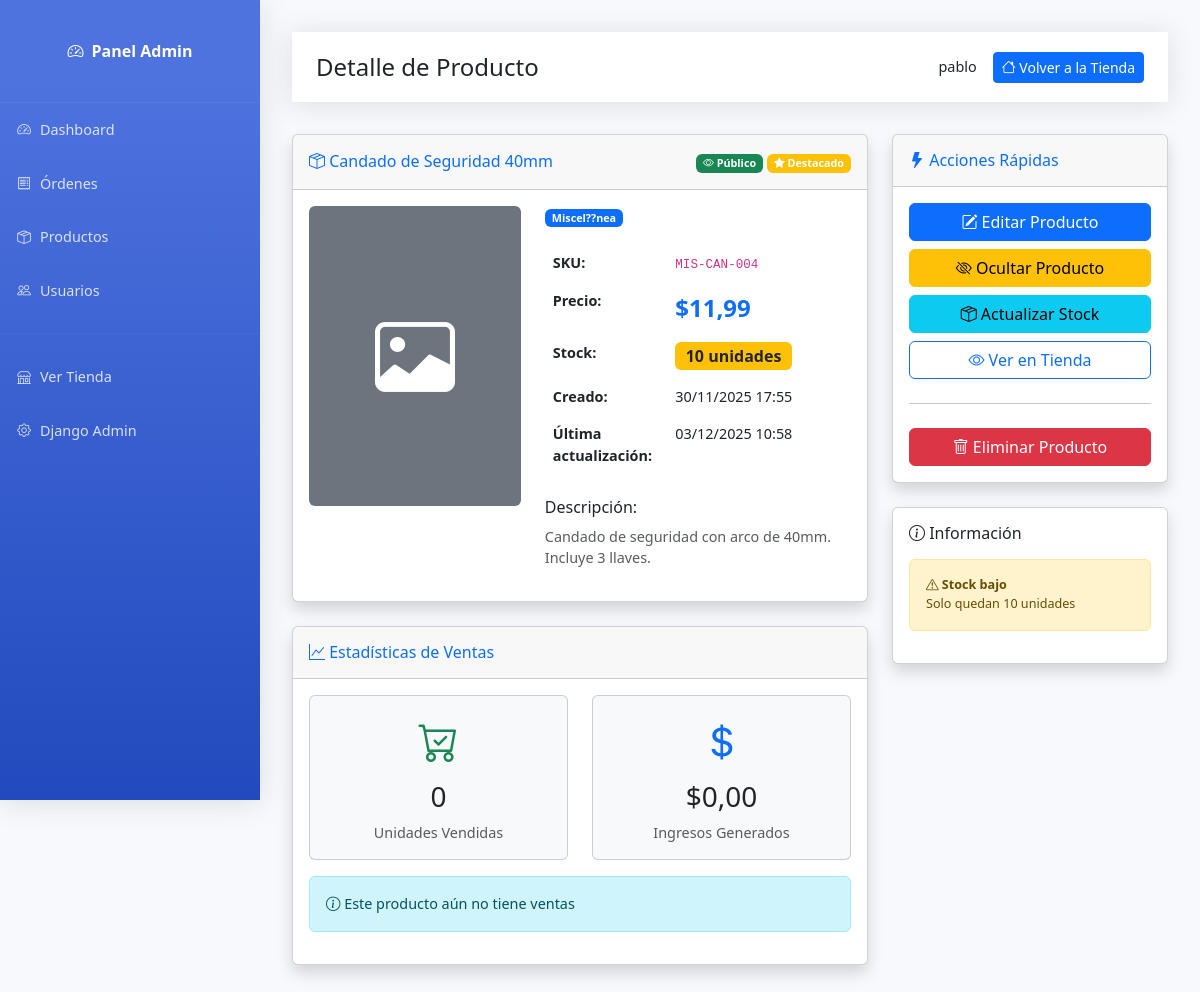
The page /admin-panel/producto/22/detalle/ (signed in) on the database its author committed.
### shop/models.py (models this page shows, shortened)
class Product(models.Model):
    category = models.ForeignKey(Category, on_delete=models.CASCADE, related_name='products', verbose_name="Categoría")
    name = models.CharField(max_length=200, verbose_name="Nombre")
    description = models.TextField(verbose_name="Descripción")
    price = models.DecimalField(max_digits=10, decimal_places=2, validators=[MinValueValidator(Decimal('0.01'))], verbose_name="Precio")
    stock = models.IntegerField(default=0, validators=[MinValueValidator(0)], verbose_name="Stock")
    image = models.ImageField(upload_to='products/', blank=True, null=True, verbose_name="Imagen")
    is_active = models.BooleanField(default=True, verbose_name="Activo")
    featured = models.BooleanField(default=False, verbose_name="Destacado")
    sku = models.CharField(max_length=50, unique=True, verbose_name="SKU")
    created_at = models.DateTimeField(auto_now_add=True)
    updated_at = models.DateTimeField(auto_now=True)
    class Meta:
        verbose_name = "Producto"
        verbose_name_plural = "Productos"
        ordering = ['-created_at']

class Category(models.Model):
    name = models.CharField(max_length=100, verbose_name="Nombre")
    description = models.TextField(blank=True, verbose_name="Descripción")
    slug = models.SlugField(unique=True)
    created_at = models.DateTimeField(auto_now_add=True)
    class Meta:
        verbose_name = "Categoría"
        verbose_name_plural = "Categorías"
        ordering = ['name']

### shop/views.py (the view)
# urls.py: path('admin-panel/producto/<int:product_id>/detalle/', views.admin_product_detail, name='admin_product_detail'),
@staff_member_required
def admin_product_detail(request, product_id):
    product = get_object_or_404(Product, pk=product_id)
    total_sold = OrderItem.objects.filter(product=product).aggregate(
        total=Sum('quantity')
    )['total'] or 0
    revenue = OrderItem.objects.filter(product=product).aggregate(
        total=Sum(
            ExpressionWrapper(F('quantity') * F('price'), output_field=DecimalField(max_digits=12, decimal_places=2))
        )
    )['total'] or 0
    recent_orders = OrderItem.objects.filter(
        product=product
    ).select_related('order__user').order_by('-order__created_at')[:10]
    context = {
        'product': product,
        'total_sold': total_sold,
        'revenue': revenue,
        'recent_orders': recent_orders,
    }
    return render(request, 'shop/admin/product_detail_admin.html', context)

### shop/templates/shop/admin/product_detail_admin.html (shortened to what this page needs)
{% extends 'shop/admin/base_admin.html' %}
{% block page_title %}Detalle de Producto{% endblock %}
{% block content %}
<div class="row fade-in">
    <div class="col-lg-8">
        <div class="card shadow mb-4">
            <div class="card-header py-3 d-flex justify-content-between align-items-center">
                <h6 class="m-0 font-weight-bold text-primary">
                    <i class="bi bi-box-seam"></i> {{ product.name }}
                </h6>
                <div>
                    {% if product.is_active %}
                        <span class="badge bg-success">
                            <i class="bi bi-eye"></i> Público
                        </span>
                    {% else %}
                        <span class="badge bg-warning text-dark">
                            <i class="bi bi-eye-slash"></i> Oculto
                        </span>
                    {% endif %}
                    {% if product.featured %}
                        <span class="badge bg-warning">
                            <i class="bi bi-star-fill"></i> Destacado
                        </span>
                    {% endif %}
                </div>
            </div>
            <div class="card-body">
                <div class="row">
                    <div class="col-md-5">
                        {% if product.image %}
                            <img src="{{ product.image.url }}"
                                 alt="{{ product.name }}"
                                 class="img-fluid rounded shadow-sm mb-3">
                        {% else %}
                            <div class="bg-secondary rounded d-flex align-items-center justify-content-center mb-3"
                                 style="height: 300px;">
                                <i class="bi bi-image text-white" style="font-size: 5rem;"></i>
                            </div>
                        {% endif %}
                    </div>
                    <div class="col-md-7">
                        <div class="mb-3">
                            <span class="badge bg-primary">{{ product.category.name }}</span>
                        </div>
                        <table class="table table-borderless">
                            <tr>
                                <th width="40%">SKU:</th>
                                <td><code>{{ product.sku }}</code></td>
                            </tr>
                            <tr>
                                <th>Precio:</th>
                                <td class="fs-4 text-primary fw-bold">${{ product.price }}</td>
                            </tr>
                            <tr>
                                <th>Stock:</th>
                                <td>
                                    <span class="badge
                                        {% if product.stock == 0 %}bg-danger
                                        {% elif product.stock <= 10 %}bg-warning text-dark
                                        {% else %}bg-success
                                        {% endif %} fs-6">
                                        {{ product.stock }} unidades
                                    </span>
                                </td>
                            </tr>
                            <tr>
                                <th>Creado:</th>
                                <td>{{ product.created_at|date:"d/m/Y H:i" }}</td>
                            </tr>
                            <tr>
                                <th>Última actualización:</th>
                                <td>{{ product.updated_at|date:"d/m/Y H:i" }}</td>
                            </tr>
                        </table>
                        <h6 class="mt-4">Descripción:</h6>
                        <p class="text-muted">{{ product.description }}</p>
                    </div>
                </div>
            </div>
        </div>
        <div class="card shadow mb-4">
            <div class="card-header py-3">
                <h6 class="m-0 font-weight-bold text-primary">
                    <i class="bi bi-graph-up"></i> Estadísticas de Ventas
                </h6>
            </div>
            <div class="card-body">
                <div class="row text-center">
                    <div class="col-md-6 mb-3">
                        <div class="card bg-light">
                            <div class="card-body">
                                <i class="bi bi-cart-check fs-1 text-success"></i>
                                <h3 class="mt-2">{{ total_sold }}</h3>
                                <p class="text-muted mb-0">Unidades Vendidas</p>
                            </div>
                        </div>
                    </div>
                    <div class="col-md-6 mb-3">
                        <div class="card bg-light">
                            <div class="card-body">
                                <i class="bi bi-currency-dollar fs-1 text-primary"></i>
                                <h3 class="mt-2">${{ revenue|floatformat:2 }}</h3>
                                <p class="text-muted mb-0">Ingresos Generados</p>
                            </div>
                        </div>
                    </div>
                </div>
                {% if recent_orders %}
                <h6 class="mt-4 mb-3">Órdenes Recientes:</h6>
                <div class="table-responsive">
                    <table class="table table-sm">
                        <thead>
                            <tr>
                                <th>Orden</th>
                                <th>Cliente</th>
                                <th>Cantidad</th>
                                <th>Fecha</th>
                            </tr>
                        </thead>
                        <tbody>
                            {% for item in recent_orders %}
                            <tr>
                                <td>
                                    <a href="{% url 'shop:admin_order_detail' item.order.id %}">
                                        {{ item.order.order_number }}
                                    </a>
                                </td>
                                <td>{{ item.order.user.get_full_name|default:item.order.user.username }}</td>
                                <td>{{ item.quantity }}</td>
                                <td>{{ item.order.created_at|date:"d/m/Y" }}</td>
                            </tr>
                            {% endfor %}
                        </tbody>
                    </table>
                </div>
                {% else %}
                <div class="alert alert-info">
                    <i class="bi bi-info-circle"></i>
                    Este producto aún no tiene ventas
                </div>
                {% endif %}
            </div>
        </div>
    </div>
    <div class="col-lg-4">
        <div class="card shadow mb-4">
            <div class="card-header py-3">
                <h6 class="m-0 font-weight-bold text-primary">
                    <i class="bi bi-lightning-fill"></i> Acciones Rápidas
                </h6>
            </div>
            <div class="card-body">
                <div class="d-grid gap-2">
                    <a href="{% url 'shop:admin_product_edit' product.id %}"
                       class="btn btn-primary">
                        <i class="bi bi-pencil-square"></i> Editar Producto
                    </a>
                    <button class="btn btn-{% if product.is_active %}warning{% else %}success{% endif %} toggle-status-btn"
                            data-product-id="{{ product.id }}">
                        <i class="bi bi-{% if product.is_active %}eye-slash{% else %}eye{% endif %}"></i>
                        {% if product.is_active %}Ocultar{% else %}Publicar{% endif %} Producto
                    </button>
                    <button class="btn btn-info update-stock-btn"
                            data-bs-toggle="modal"
                            data-bs-target="#stockModal">
                        <i class="bi bi-box-seam"></i> Actualizar Stock
                    </button>
                    <a href="{% url 'shop:product_detail' product.id %}"
                       class="btn btn-outline-primary"
                       target="_blank">
                        <i class="bi bi-eye"></i> Ver en Tienda
                    </a>
                    <hr>
                    <button class="btn btn-danger delete-product-btn"
                            data-product-id="{{ product.id }}">
                        <i class="bi bi-trash"></i> Eliminar Producto
                    </button>
                </div>
            </div>
        </div>
        <div class="card shadow mb-4">
            <div class="card-body">
                <h6 class="card-title mb-3">
                    <i class="bi bi-info-circle"></i> Información
                </h6>
                <div class="alert alert-{% if product.stock <= 10 %}warning{% else %}success{% endif %} small">
                    {% if product.stock == 0 %}
                        <i class="bi bi-x-circle"></i>
                        <strong>Producto agotado</strong><br>
                        Actualiza el stock para volver a vender
                    {% elif product.stock <= 10 %}
                        <i class="bi bi-exclamation-triangle"></i>
                        <strong>Stock bajo</strong><br>
                        Solo quedan {{ product.stock }} unidades
                    {% else %}
                        <i class="bi bi-check-circle"></i>
                        <strong>Stock saludable</strong><br>
                        {{ product.stock }} unidades disponibles
                    {% endif %}
                </div>
            </div>
        </div>
    </div>
</div>
{% endblock %}

### shop/templates/shop/admin/base_admin.html (shortened to what this page needs)
<!DOCTYPE html>
<html lang="es">
<head>
    <link href="https://cdn.jsdelivr.net/npm/bootstrap@5.3.0/dist/css/bootstrap.min.css" rel="stylesheet">
    <link rel="stylesheet" href="https://cdn.jsdelivr.net/npm/bootstrap-icons@1.10.0/font/bootstrap-icons.css">
</head>
<body>
    <div class="sidebar">
        <a class="sidebar-brand" href="{% url 'shop:admin_dashboard' %}">
            <i class="bi bi-speedometer2"></i>
            <span class="ms-2">Panel Admin</span>
        </a>
        <hr class="sidebar-divider my-0" style="border-color: rgba(255,255,255,0.15);">
        <ul class="nav flex-column">
            <li class="nav-item">
                <a class="nav-link {% if request.resolver_match.url_name == 'admin_dashboard' %}active{% endif %}"
                   href="{% url 'shop:admin_dashboard' %}">
                    <i class="bi bi-speedometer2"></i>
                    <span>Dashboard</span>
                </a>
            </li>
            <li class="nav-item">
                <a class="nav-link {% if 'admin_orders' in request.resolver_match.url_name %}active{% endif %}"
                   href="{% url 'shop:admin_orders' %}">
                    <i class="bi bi-receipt"></i>
                    <span>Órdenes</span>
                </a>
            </li>
            <li class="nav-item">
                <a class="nav-link {% if 'admin_products' in request.resolver_match.url_name %}active{% endif %}"
                   href="{% url 'shop:admin_products' %}">
                    <i class="bi bi-box-seam"></i>
                    <span>Productos</span>
                </a>
            </li>
            <li class="nav-item">
                <a class="nav-link {% if 'admin_users' in request.resolver_match.url_name %}active{% endif %}"
                   href="{% url 'shop:admin_users' %}">
                    <i class="bi bi-people"></i>
                    <span>Usuarios</span>
                </a>
            </li>
            <hr class="sidebar-divider" style="border-color: rgba(255,255,255,0.15);">
            <li class="nav-item">
                <a class="nav-link" href="{% url 'shop:home' %}" target="_blank">
                    <i class="bi bi-shop"></i>
                    <span>Ver Tienda</span>
                </a>
            </li>
            <li class="nav-item">
                <a class="nav-link" href="{% url 'admin:index' %}" target="_blank">
                    <i class="bi bi-gear"></i>
                    <span>Django Admin</span>
                </a>
            </li>
        </ul>
    </div>
    <div class="content-wrapper">
        <div class="topbar">
            <h4 class="mb-0">{% block page_title %}Panel de Administración{% endblock %}</h4>
            <div class="d-flex align-items-center">
                <span class="me-3">{{ user.get_full_name|default:user.username }}</span>
                <a href="{% url 'shop:home' %}" class="btn btn-primary btn-sm">
                    <i class="bi bi-house"></i> Volver a la Tienda
                </a>
            </div>
        </div>
        {% block content %}{% endblock %}
    </div>
</body>
</html>

### rows shown on the page
Product: name "Candado de Seguridad 40mm", category.name "Miscel??nea", sku "MIS-CAN-004", price "11,99", stock "10", created_at "30/11/2025 17:55", updated_at "03/12/2025 10:58", description "Candado de seguridad con arco de 40mm. Incluye 3 llaves."

### other values the page prints
{{ user.get_full_name|default:user.username }} "pablo"
{{ total_sold }} "0"
{{ revenue|floatformat:2 }} "0,00"
